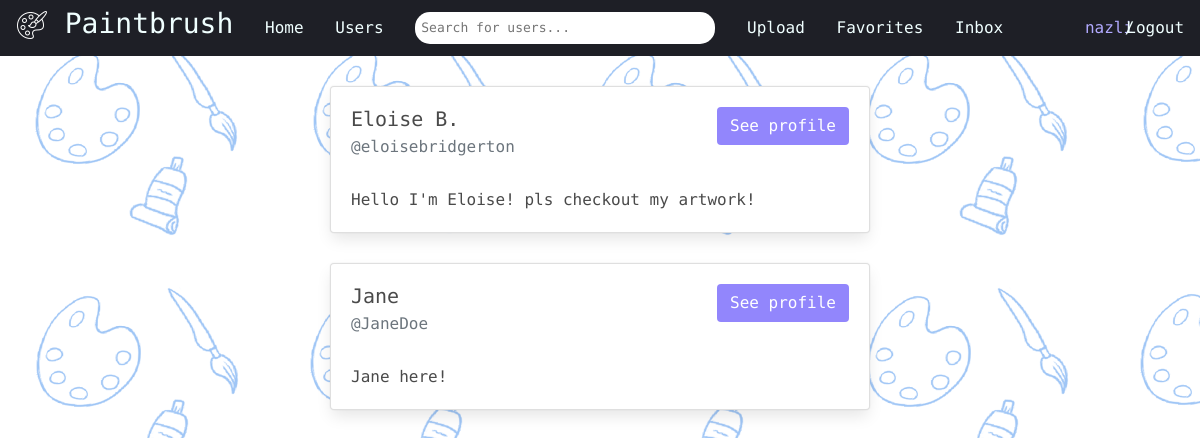
The page /account/following/ (signed in) on the database as committed earlier.
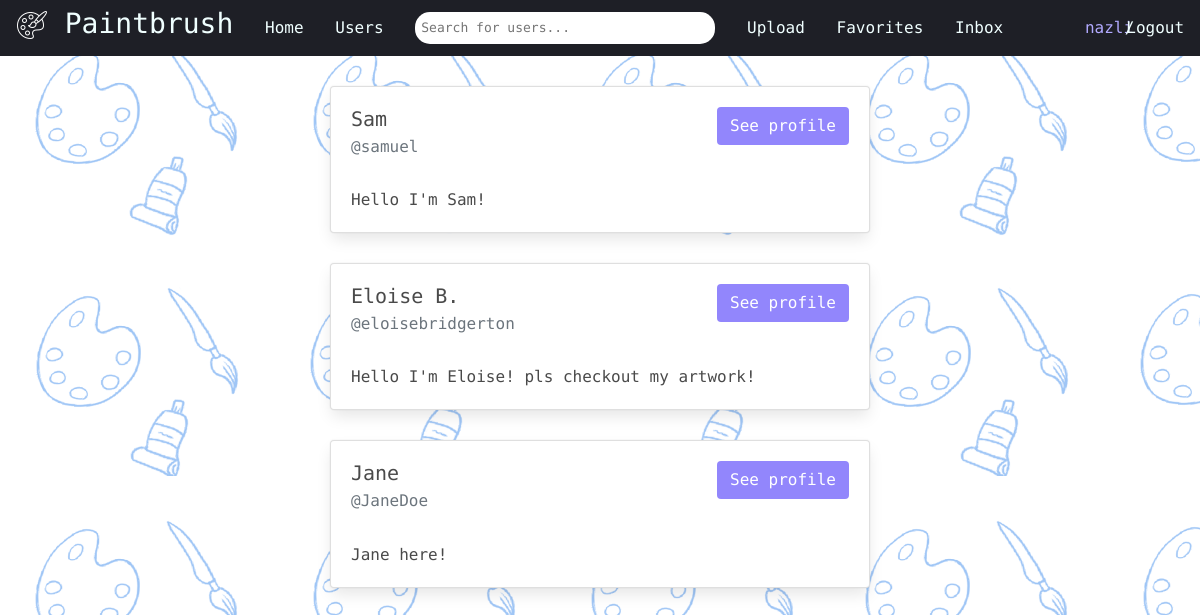
The same page on the database as committed later.
### users/models.py (models this page shows, shortened)
class Profile(models.Model):
    user = models.OneToOneField(User, on_delete=models.CASCADE, related_name='profile', null=True, blank=True)
    name = models.CharField(max_length=200, blank=True, null=True)
    username = models.CharField(max_length=200, blank=True, null=True)
    email = models.EmailField(max_length=500, blank=True, null=True)
    bio = models.TextField(blank=True, null=True)
    profile_image = models.ImageField(null=True, blank=True, upload_to='profiles', default='defaultavatar.png')
    created = models.DateTimeField(auto_now_add=True)
    id = models.UUIDField(default=uuid.uuid4, unique=True, primary_key=True, editable=False)
    follows = models.ManyToManyField("self", related_name="followed_by", symmetrical=False, blank=True)

### users/views.py (the view)
# urls.py: path('account/following/', views.followlist, name="following"),
@login_required(login_url="login")
def followlist(request):
    profile = request.user.profile
    return render(request, "users/following.html", {'profile': profile})

### templates/users/following.html (shortened to what this page needs)
{% extends 'base.html' %}
{% block content %}
<div class= "container">
  <div class="row justify-content-center">
      <div class="col-6">
          {% for userprofile in profile.follows.all%}
          {% if userprofile.id != profile.id %}
          <div class="card" style="margin-top:30px; margin-bottom:30px;">
                  <div class="card-body">
                    <h5 class="card-title">{{userprofile.name}}
                      <a href="{% url 'profiles' userprofile.id %}" class="btn float-right">See profile</a>
                    </h5>
                    <h6 class="card-subtitle mb-2 text-muted">@{{userprofile.username}}</h6>
                    <br>
                    <p class="card-text">{{userprofile.bio}}</p>
                  </div>
          </div>
          {% endif %}
          {% endfor %}
      </div>
  </div>
</div>
{% endblock content %}

Rows that differ between the two databases and show on the page:
now on this page (row edited): Profile: name "Sam", username "samuel", bio "Hello I'm Sam!"
